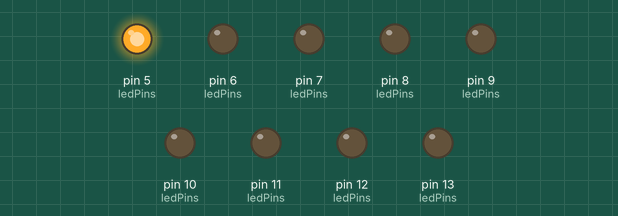
Recording of a sketch running on a simulated Arduino Uno, built with avr-gcc and run on an emulated ATmega328P. On the bench: output pins drawn as LEDs (lit = HIGH).

Above: at 0.05 s.
Timing chart, 0 to 3.0 s (numbered marks = the images above):
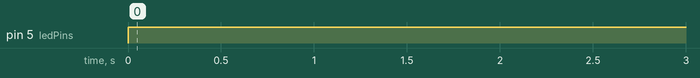

Measured:
- by itself, pin 5 (ledPins): LOW → HIGH at 0.00 s

The sketch:

lilypad.ino
```cpp
/**
 * Proximity Dress - Lilypad
 *
 * @author candu (Evan Stratford)
 * @author valkyriesavage (Valkyrie Savage)
 *
 * Controls the Lilypad and XBee coordinator for Proximity Dress.
 */

#include <SoftwareSerial.h>

int RX_FROM_XBEE_PIN = 2;
int TX_TO_XBEE_PIN = 3;
int RSSI_PIN = 4;

/**
 * The PWM cycle length is 8.32 ms, so we wait for approximately three
 * cycle lengths here. This avoids pulseIn() default behavior which is
 * to wait (and block!) for up to a second.
 */
int RSSI_TIMEOUT = 25000;     /* us */
int RSSI_T_PWM = 8320;        /* us */
int QUANTUM = 20000;          /* us */
int LOOP_QUANTUM = 100;       /* ms */

float STRENGTH_DECAY = 0.85;  /* [0, 1] */

// The LEDs will be lit in this order; see lightThings() below.
int ledPins[] = {5, 6, 7, 8, 9, 10, 11, 12, 13, -1};

// Rolling averaged signal strength
float strength = 0.0;         /* [0, 1] */

// Inited in setup()
int numPins;
float mindBm;
float maxdBm;

/**
 * Note that (RX, TX) on the Lilypad MUST be connected to (TX, RX) on the
 * XBee respectively.
 */
SoftwareSerial XBee(RX_FROM_XBEE_PIN, TX_TO_XBEE_PIN);

void setup() {
  Serial.begin(9600);
  XBee.begin(9600);

  pinMode(RSSI_PIN, INPUT);

  for (numPins = 0; ledPins[numPins] != -1; numPins++) {
    pinMode(ledPins[numPins], OUTPUT);
  }

  // NOTE: maximum duty cycle is actually 95%, but we don't care
  mindBm = dBm(0);            // -16.86 dBm
  maxdBm = dBm(RSSI_T_PWM);   // 41.66 dbm
}

/**
 * Prints some debug output across Serial. You can attach to the serial
 * port over USB to read this data; XBee communication uses SoftwareSerial
 * instead.
 */
void debugRssi(
    unsigned long rssiCounts,
    float curdBm,
    float curSignalValue,
    float curStrength) {
  Serial.print("(");
  Serial.print(millis());
  Serial.print(", ");
  Serial.print(rssiCounts);
  Serial.print(", ");
  Serial.print(curdBm);
  Serial.print(", ");
  Serial.print(curSignalValue);
  Serial.print(", ");
  Serial.print(curStrength);
  Serial.println(")");
}

/**
 * This does the work of fetching a '!' from the XBee UART RX buffer, then
 * reading the RSSI PWM signal using pulseIn() and mapping that to a
 * normalized signal strength value on [0, 1]. 0 means turn off all lights;
 * 1 means turn on all lights.
 *
 * To reduce the effect of random noise, we smooth this raw signal strength
 * value by using a rolling exponential average (see STRENGTH_DECAY above.)
 *
 * Returns true iff '!' was read during this loop iteration.
 */
boolean executeLoop() {
  if (XBee.available() == 0) {
    return false;
  }
  char c = char(XBee.read());
  if (c != '!') {
    return false;
  }
  unsigned long rssiCounts = pulseIn(RSSI_PIN, HIGH, RSSI_TIMEOUT);
  float curdBm = dBm(rssiCounts);
  float curSignalValue = getSignalValue(curdBm);
  strength =
      STRENGTH_DECAY * strength +
      (1.0 - STRENGTH_DECAY) * curSignalValue;
  debugRssi(rssiCounts, curdBm, curSignalValue, strength);
  return true;
}

/**
 * We use loop() here to perform poll-rate limiting while maintaining the
 * PWM on our LEDs. LOOP_QUANTUM is kept relatively low so we have a good
 * chance of receiving the RSSI PWM signal within its 500 ms duration.
 */
void loop() {
  unsigned long start = millis();
  boolean receivedPing = executeLoop();
  while (millis() - start < LOOP_QUANTUM) {
    lightThings(strength);
  }
}

/**
 * According to the Arduino docs, delayMicroseconds() is inaccurate for
 * large input values. We work around that by using delay() and
 * delayMicroseconds() in tandem.
 */
void microDelay(int us) {
  delay(us / 1000);
  delayMicroseconds(us % 1000);
}

/**
 * See http://asasni.cs.up.ac.za/images/d/df/PWM_GJL_vr1.pdf
 * for details.
 */
float dBm(unsigned long rssiCounts) {
  float pwmRatio = 100.0 * rssiCounts / RSSI_T_PWM;
  return (10.24 * pwmRatio - 295) / 17.5;
}

/**
 * Normalize the current dBm value to [0, 1].
 */
float getSignalValue(float curdBm) {
  return (curdBm - mindBm) / (maxdBm - mindBm);
}

/**
 * This function lights up the pins listed in ledPins according to the
 * current signal strength. It will PWM exactly one of them, possibly at
 * zero brightness, to force a one-QUANTUM delay.
 */
void lightThings(float strength) {
  float numPinsToLight = numPins * strength;
  int numFullPins = min(numFullPins - 1, int(numPinsToLight));
  float lastPinBrightness = numPinsToLight - numFullPins;
  int i = 0;
  for (; i < numFullPins; i++) {
    digitalWrite(ledPins[i], HIGH);
  }
  pwm(ledPins[i], lastPinBrightness);
  i++;
  for (; i < numPins; i++) {
    digitalWrite(ledPins[i], LOW);
  }
}

/**
 * PWMs a single LED at the specified brightness (duty cycle).
 */
void pwm(int pin, float brightness) {
  int pulseOn = int(QUANTUM * brightness);
  int pulseOff = QUANTUM - pulseOn;
  digitalWrite(pin, HIGH);
  microDelay(pulseOn);
  digitalWrite(pin, LOW);
  microDelay(pulseOff);
}
```
